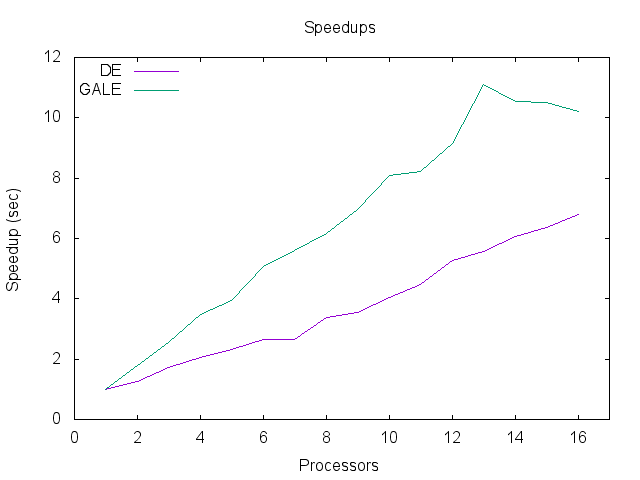

The gnuplot source for this figure:
# For PNG
set terminal png
set output "POM3_speedups.png"

# For EPS
# set terminal eps
# set output "POM3_speedups.eps"

set title "Speedups"

set xlabel " Processors "

set ylabel " Speedup (sec) "

set xrange [0:17]

set datafile separator ","

set key left top

plot for [col=4:5] "POM3_GALEvsDE.csv" using 1:col with lines title columnheader
